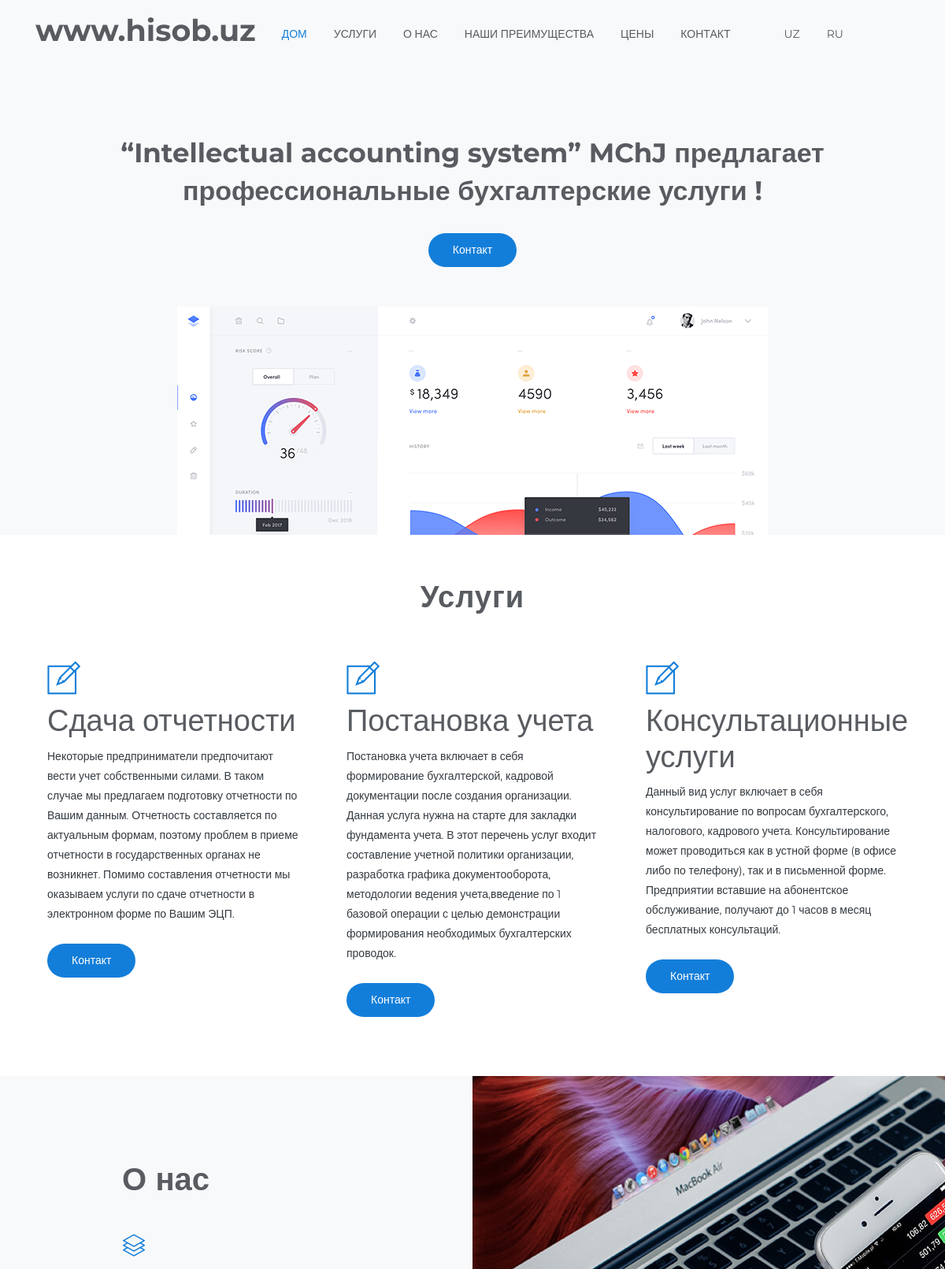
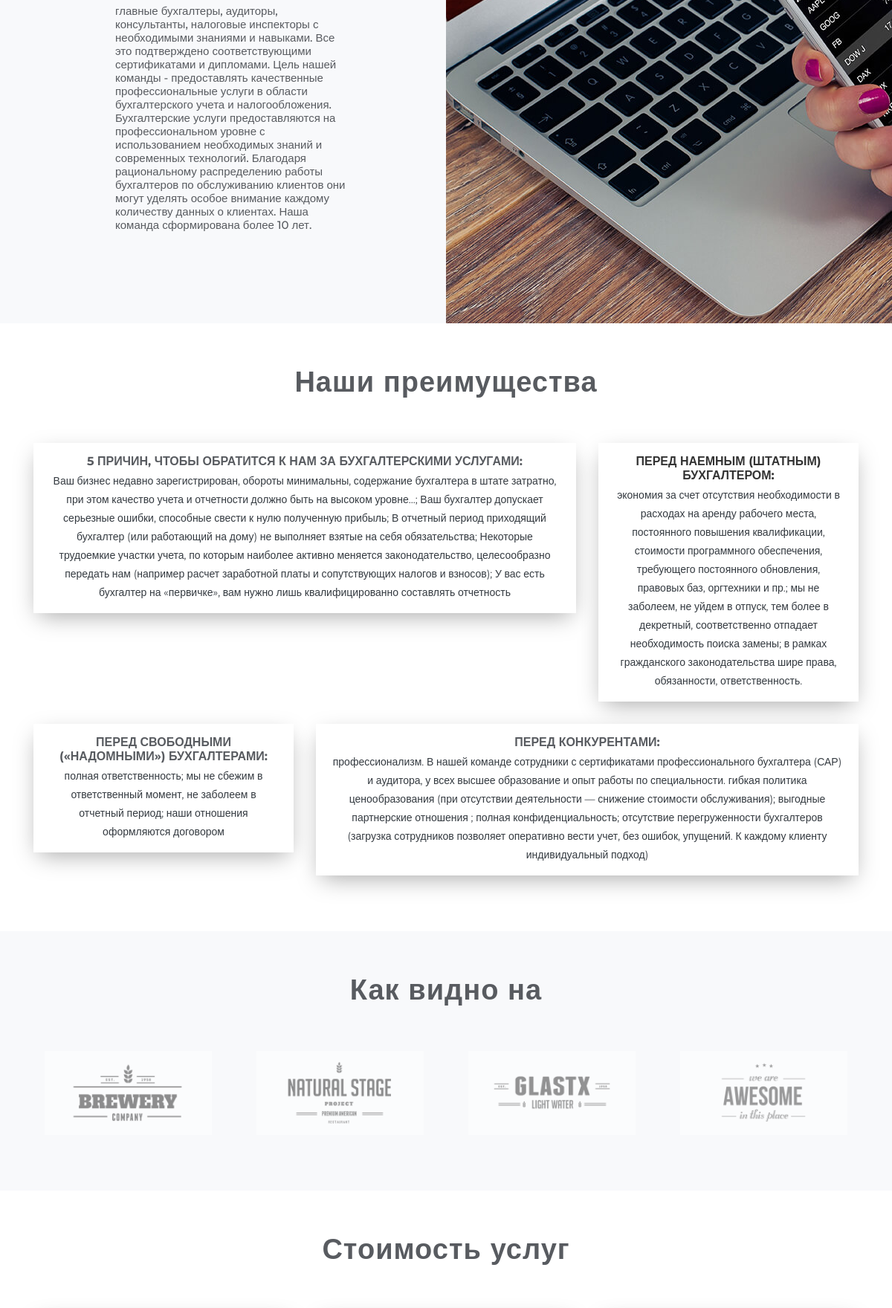
Page /ru/ (upper part) on the committed database (2 pictures, top to bottom).
### main/models.py (models this page shows, shortened)
class Xizmat_ru(models.Model):
	title = models.CharField('Заголовок',max_length=150)
	slug = models.SlugField('*',max_length=1000,unique=True)
	date = models.DateTimeField(auto_now=True)
	body = models.TextField('Текст')

### main/views.py (the view, shortened to what this page needs)
# urls.py: path('ru/',views.ru,name='ru'),
def ru(request):
	xizmatlar = Xizmat_ru.objects.all()
	narxlar = Narx_ru.objects.all()
	context = {
		'xizmatlar':xizmatlar,
		'narxlar':narxlar
	}
	return render(request, 'ru.html',context)

### templates/ru.html (shortened to what this page needs)
{% load static %}
<!DOCTYPE html>
<html lang="en">
  <head>
    <link rel="stylesheet" type="text/css" href="{% static 'assets/css/bootstrap.min.css' %}" >
    <link rel="stylesheet" type="text/css" href="{% static 'assets/fonts/line-icons.css' %}">
    <link rel="stylesheet" type="text/css" href="{% static 'assets/css/slicknav.css' %}">
    <link rel="stylesheet" type="text/css" href="{% static 'assets/css/owl.carousel.min.css' %}">
    <link rel="stylesheet" type="text/css" href="{% static 'assets/css/owl.theme.css' %}">
    <link rel="stylesheet" type="text/css" href="{% static 'assets/css/slick.css' %}" >
    <link rel="stylesheet" type="text/css" href="{% static 'assets/css/slick-theme.css' %}" >
    <link rel="stylesheet" type="text/css" href="{% static 'assets/css/animate.css' %}">
    <link rel="stylesheet" type="text/css" href="{% static 'assets/css/main.css' %}">
    <link rel="stylesheet" type="text/css" href="{% static 'assets/css/responsive.css' %}">
  </head>
  <body>
    <header id="header-wrap">
      <nav class="navbar navbar-expand-lg fixed-top scrolling-navbar indigo">
        <div class="container">
          <div class="navbar-header">
            <a href="{% url 'main:ru' %}" class="navbar-brand"><h1>www.hisob.uz</h1></a>
          </div>
          <div class="collapse navbar-collapse" id="main-navbar">
            <ul class="navbar-nav mr-auto w-100 justify-content-left clearfix">
              <li class="nav-item active">
                <a class="nav-link" href="{% url 'main:ru' %}">
                  Дом
                </a>
              </li>
              <li class="nav-item">
                <a class="nav-link" href="#services">
                  Услуги
                </a>
              </li>
              <li class="nav-item">
                <a class="nav-link" href="#feature">
                  О нас
                </a>
              </li>
              <li class="nav-item">
                <a class="nav-link" href="#team">
                  Наши преимущества
                </a>
              </li>
              <li class="nav-item">
                <a class="nav-link" href="#pricing">
                  Цены
                </a>
              </li>
              <li class="nav-item">
                <a class="nav-link" href="#contact">
                  Контакт
                </a>
              </li>
           <li class="nav-item">
                <a class="nav-link" href="#contact">
                </a>
              </li>
              <li class="nav-item">
                <a class="nav-link" href="{% url 'main:home' %}">
                  uz
                </a>
              </li>
              <li class="nav-item">
                <a class="nav-link" href="{% url 'main:ru' %}">
                  ru
                </a>
              </li>
            </ul>
          </div>
        </div>
      </nav>
    </header>
       <div id="hero-area" class="hero-area-bg">
        <div class="container">
          <div class="row">
            <div class="col-md-12 col-sm-12">
              <div class="contents text-center">
                <h2 class="head-title wow fadeInUp">“Intellectual accounting system” MChJ  предлагает профессиональные бухгалтерские услуги !</h2>
                <div class="header-button wow fadeInUp" data-wow-delay="0.3s">
                  <a href="#contact" class="btn btn-common">Контакт</a>
                </div>
              </div>
              <div class="img-thumb text-center wow fadeInUp" data-wow-delay="0.6s">
                <img class="img-fluid" src="/static/assets/img/hero-1.png" alt="">
              </div>
            </div>
          </div>
        </div>
      </div>
    <section id="services" class="section-padding">
      <div class="container">
        <div class="section-header text-center">
          <h2 class="section-title wow fadeInDown" data-wow-delay="0.3s">Услуги</h2>
        </div>
        <div class="row">
          {% for xizmat in xizmatlar %}
          <div class="col-md-6 col-lg-4 col-xs-12">
            <div class="services-item wow fadeInRight" data-wow-delay="0.3s">
              <div class="icon">
                <i class="lni-pencil-alt"></i>
              </div>
              <div class="services-content">
                <h3>{{xizmat.title}}</h3>
                <p class="text-dark">{{xizmat.body}}</p><br>
                 <div class="header-button wow fadeInUp" data-wow-delay="0.3s">
                  <a href="#contact" class="btn btn-common">Контакт</a>
                </div>
              </div>
            </div>
          </div>
          {% endfor %}
        </div>
      </div>
    </section>
    <div id="feature">
      <div class="container-fluid">
        <div class="row">
          <div class="col-lg-6 col-md-12 col-sm-12">
            <div class="text-wrapper">
              <div>
                <h2 class="title-hl wow fadeInLeft" data-wow-delay="0.3s">О нас</h2>
                <div class="row">
                  <div class="col-md-9 col-sm-6">
                    <div class="features-box wow fadeInLeft" data-wow-delay="0.3s">
                      <div class="features-icon">
                        <i class="lni-layers"></i>
                      </div>
                      <div class="features-content">
                        <h4>
                     главные бухгалтеры, аудиторы, консультанты, налоговые инспекторы с необходимыми знаниями и навыками. Все это подтверждено соответствующими сертификатами и дипломами. Цель нашей команды - предоставлять качественные профессиональные услуги в области бухгалтерского учета и налогообложения. Бухгалтерские услуги предоставляются на профессиональном уровне с использованием необходимых знаний и современных технологий. Благодаря рациональному распределению работы бухгалтеров по обслуживанию клиентов они могут уделять особое внимание каждому количеству данных о клиентах. Наша команда сформирована более 10 лет.
                        </h4>
                      </div>
                    </div>
                  </div>
                </div>
              </div>
            </div>
          </div>
          <div class="col-lg-6 col-md-12 col-sm-12 padding-none">
            <div class="feature-thumb wow fadeInRight" data-wow-delay="0.3s">
              <img src="/static/assets/img/feature/img-1.jpg" alt="">
            </div>
          </div>
        </div>
      </div>
    </div>
    <section id="team" class="section-padding text-center">
      <div class="container">
        <div class="row">
          <div class="col-12">
            <div class="section-header text-center">
              <h2 class="section-title wow fadeInDown" data-wow-delay="0.3s">Наши преимущества</h2>
            </div>
          </div>
        </div>
        <div class="row">
          <div class="col-sm-6 col-md-6 col-lg-8">
            <div class="team-item text-center">
              <div class="info-text">
                <h3>5 причин, чтобы обратится к нам за бухгалтерскими услугами: </h3>
                <p class="text-dark">
    Ваш бизнес недавно зарегистрирован, обороты минимальны, содержание бухгалтера в штате затратно, при этом качество учета и отчетности должно быть на высоком уровне...;
    Ваш бухгалтер допускает серьезные ошибки, способные свести к нулю полученную прибыль;
    В отчетный период приходящий бухгалтер (или работающий на дому) не выполняет взятые на себя обязательства;
    Некоторые трудоемкие участки учета, по которым наиболее активно меняется законодательство, целесообразно передать нам (например расчет заработной платы и сопутствующих налогов и взносов);
    У вас есть бухгалтер на «первичке», вам нужно лишь квалифицированно составлять отчетность</p>
              </div>
            </div>
          </div>
          <div class="col-sm-6 col-md-6 col-lg-4">
            <div class="team-item text-center">
              <div class="info-text">
                <h3><a href="#"> Перед наемным (штатным) бухгалтером:</a></h3>
                <p class="text-dark">
    экономия за счет отсутствия необходимости в расходах на аренду рабочего места, постоянного повышения квалификации, стоимости программного обеспечения, требующего постоянного обновления, правовых баз, оргтехники и пр.;
    мы не заболеем, не уйдем в отпуск, тем более в декретный, соответственно отпадает необходимость поиска замены;
     в рамках гражданского законодательства шире права, обязанности, ответственность. </p>
              </div>
            </div>
          </div>
          <div class="col-sm-6 col-md-6 col-lg-4">
            <div class="team-item text-center">
              <div class="info-text">
                <h3> Перед свободными («надомными») бухгалтерами:</h3>
                <p class="text-dark">
    полная ответственность;
    мы не сбежим в ответственный момент, не заболеем в отчетный период;
    наши отношения оформляются договором</p>
              </div>
            </div>
          </div>
          <div class="col-sm-6 col-md-6 col-lg-8">
            <div class="team-item text-center">
              <div class="info-text">
                <h3>Перед конкурентами:</h3>
                <p class="text-dark">
    профессионализм. В нашей команде сотрудники с сертификатами профессионального бухгалтера (САР) и аудитора, у всех высшее образование и опыт работы по специальности.
    гибкая политика ценообразования (при отсутствии деятельности — снижение стоимости обслуживания);
    выгодные партнерские отношения ;
    полная конфиденциальность;
    отсутствие перегруженности бухгалтеров (загрузка сотрудников позволяет оперативно вести учет, без ошибок, упущений. К каждому клиенту индивидуальный подход)</p>
              </div>
            </div>
          </div>
        </div>
      </div>
    </section>
    <div id="clients" class="section-padding">
      <div class="container">
        <div class="section-header text-center">
          <h2 class="section-title wow fadeInDown" data-wow-delay="0.3s">Как видно на</h2>
        </div>
        <div class="row text-align-">
          <div class="col-lg-3 col-md-3 col-xs-12 wow fadeInUp" data-wow-delay="0.3s">
            <div class="client-item-wrapper">
              <img class="img-fluid" src="/static/assets/img/clients/img1.png" alt="">
            </div>
          </div>
          <div class="col-lg-3 col-md-3 col-xs-12 wow fadeInUp" data-wow-delay="0.6s">
            <div class="client-item-wrapper">
              <img class="img-fluid" src="/static/assets/img/clients/img2.png" alt="">
            </div>
          </div>
          <div class="col-lg-3 col-md-3 col-xs-12 wow fadeInUp" data-wow-delay="0.9s">
            <div class="client-item-wrapper">
              <img class="img-fluid" src="/static/assets/img/clients/img3.png" alt="">
            </div>
          </div>
          <div class="col-lg-3 col-md-3 col-xs-12 wow fadeInUp" data-wow-delay="1.2s">
            <div class="client-item-wrapper">
              <img class="img-fluid"  src="/static/assets/img/clients/img4.png" alt="">
            </div>
          </div>
        </div>
      </div>
    </div>
    <section id="pricing" class="section-padding">
      <div class="container">
        <div class="section-header text-center">
          <h2 class="section-title wow fadeInDown" data-wow-delay="0.3s"> Стоимость услуг</h2>
        </div>
        <div class="row">
          {% for narx in narxlar %}
        <div class="col-sm-6 col-md-6 col-lg-4">
          </div>{% endfor %}
        </div>
      </div>
    </section>
  </body>
</html>

### static/assets/css/main.css (style rules this page uses)
html { overflow-x: hidden; }
body { background: #fff; font-size: 14px; font-weight: 400; font-family: 'Montserrat', sans-serif; -webkit-box-sizing: border-box; -moz-box-sizing: border-box; box-sizing: border-box; -webkit-font-smoothing: subpixel-antialiased; color: #abacae; line-height: 25px; -webkit-backface-visibility: hidden; backface-visibility: hidden; overflow-x: hidden; }
h1, h2, h3, h4 { font-size: 38px; color: #585b60; font-weight: 700; font-family: 'Montserrat', sans-serif; }
a { -webkit-transition: all 0.2s linear; -moz-transition: all 0.2s linear; -o-transition: all 0.2s linear; transition: all 0.2s linear; }
p { font-weight: 400; font-family: 'Montserrat', sans-serif; margin: 0px; font-size: 14px; }
ul, ol { list-style: outside none none; margin: 0; padding: 0; }
ul li, ol li { list-style: none; }
.section-title { color: #585b60; font-size: 38px; text-align: center; letter-spacing: 1px; line-height: 1; margin-bottom: 48px; padding: 0 10px; position: relative; }
.padding-none { padding: 0px; }
.btn { font-size: 14px; padding: 10px 30px; cursor: pointer; font-weight: 400; color: #fff; border-radius: 30px; -webkit-transition: all 0.2s linear; -moz-transition: all 0.2s linear; -o-transition: all 0.2s linear; transition: all 0.2s linear; display: inline-block; }
.btn-common { background-color: #137ED9; position: relative; z-index: 1; }
.section-padding { padding: 60px 0; }
#feature { background: #f8f9fb; }
.text-wrapper { height: 100%; display: table; padding-left: 140px; }
.text-wrapper > div { vertical-align: middle; display: table-cell; }
.feature-thumb { margin-right: -60px; }
.title-hl { font-size: 40px; margin-bottom: 30px; }
.features-box { margin-top: 15px; margin-bottom: 15px; }
.features-box .features-icon { margin-bottom: 15px; }
.features-box .features-icon i { color: #137ED9; font-size: 30px; }
.features-box .features-content h4 { font-size: 15px; font-weight: 500; margin-bottom: 5px; transition: all 0.4s ease-in-out; -moz-transition: all 0.4s ease-in-out; -webkit-transition: all 0.4s ease-in-out; -o-transition: all 0.4s ease-in-out; }
#clients { background: #f8f9fb; }
.client-item-wrapper { text-align: center; padding: 15px; }
.client-item-wrapper img { opacity: 0.5; filter: grayscale(100%); -webkit-filter: grayscale(100%); filter: gray; transition: all .6s ease; -moz-transition: all .6s ease; -webkit-transition: all .6s ease; }
.services-item { padding: 15px; border-radius: 4px; text-align: left; transition: all 0.3s ease-in-out 0s; -moz-transition: all 0.3s ease-in-out 0s; -webkit-transition: all 0.3s ease-in-out 0s; -o-transition: all 0.3s ease-in-out 0s; }
.services-item .icon i { font-size: 42px; width: 42px; display: block; height: 42px; color: #137ED9; }
.services-item .services-content h3 { margin-top: 10px; font-weight: 500; margin-bottom: 10px; }
.navbar-brand { position: relative; padding: 0px; }
.indigo { background: transparent; }
.navbar-expand-lg .navbar-nav .nav-link { color: #585b60; font-weight: 400; padding: 8px 17px; margin-top: 15px; margin-bottom: 15px; line-height: 40px; text-transform: uppercase; cursor: pointer; background: transparent; -webkit-transition: all 0.3s ease-in-out; -moz-transition: all 0.3s ease-in-out; transition: all 0.3s ease-in-out; }
.navbar-expand-lg .navbar-nav .active > .nav-link, .navbar-expand-lg .navbar-nav .nav-link.active, .navbar-expand-lg .navbar-nav .nav-link.open, .navbar-expand-lg .navbar-nav .open > .nav-link { color: #137ED9 !important; }
.navbar { padding: 0; }
.navbar li.active a.nav-link { color: #137ED9; }
#hero-area { color: #fff; overflow: hidden; position: relative; background: #f8f9fb; }
#hero-area .contents { padding: 170px 0px 50px; }
#hero-area .contents .head-title { color: #585b60; font-size: 34px; line-height: 48px; font-weight: 700; margin-bottom: 30px; }
.team-item { margin: 15px 0; border-radius: 0px; box-shadow: 0 10px 30px -7px rgba(0, 0, 0, 0.35); transition: all 0.3s ease-in-out 0s; -moz-transition: all 0.3s ease-in-out 0s; -webkit-transition: all 0.3s ease-in-out 0s; -o-transition: all 0.3s ease-in-out 0s; }
.team-item .info-text { padding: 15px 20px; background: #fff; }
.team-item .info-text h3 { font-size: 16px; text-transform: uppercase; font-weight: 700; margin-bottom: 5px; }
.team-item .info-text h3 a { color: #333; }
.team-item .info-text p { margin: 0; color: #888; }
#pricing { text-align: center; }

### rows in the picture
Xizmat_ru: title "Сдача отчетности", body "Некоторые предприниматели предпочитают вести учет собственными силами. В таком случае мы предлагаем подготовку отчетности по Вашим данным. Отчетность составляется по актуальным формам, поэтому проблем в приеме отчетности в государственных органах не возникнет. Помимо составления отчетности мы оказываем услуги по сдаче отчетности в электронном форме по Вашим ЭЦП."
Xizmat_ru: title "Постановка учета", body "Постановка учета включает в себя формирование бухгалтерской, кадровой документации после создания организации. Данная услуга нужна на старте для закладки фундамента учета. В этот перечень услуг входит составление учетной политики организации, разработка графика документооборота, методологии ведения учета,введение по 1 базовой операции с целью демонстрации формирования необходимых бухгалтерских проводок."
Xizmat_ru: title "Консультационные услуги", body "Данный вид услуг включает в себя консультирование по вопросам бухгалтерского, налогового, кадрового учета. Консультирование может проводиться как в устной форме (в офисе либо по телефону), так и в письменной форме. Предприятии вставшие на абонентское обслуживание, получают до 1 часов в месяц бесплатных консультаций."
